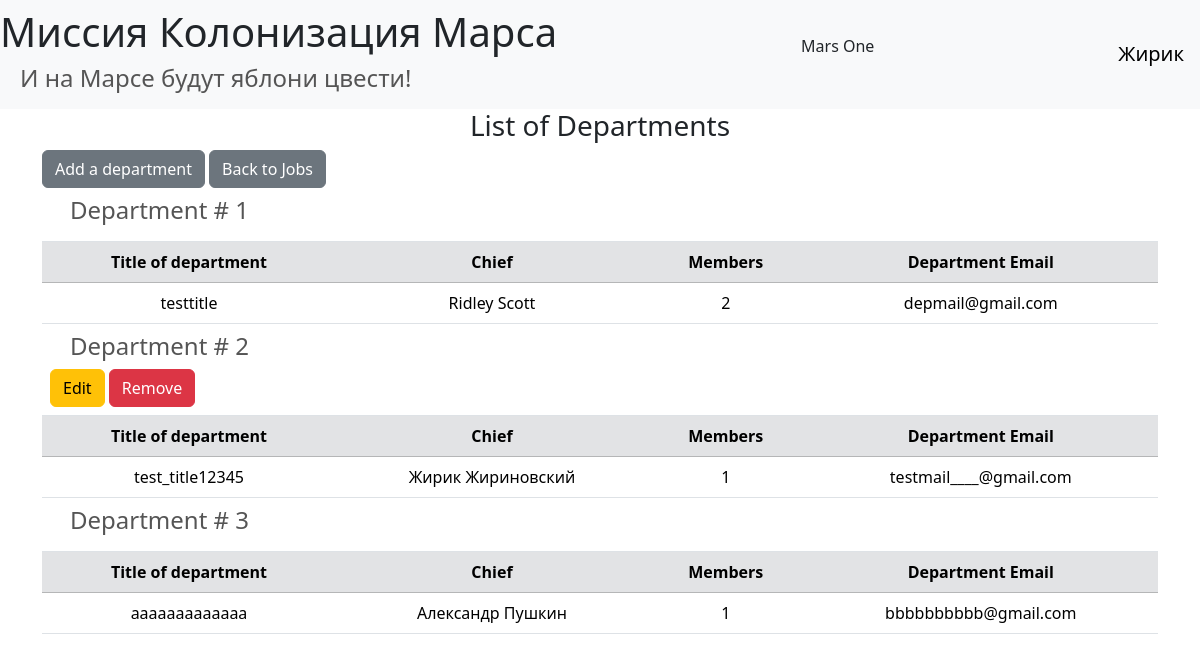
Screenshot of /departments (signed in) with the database file from the repository.
### data/users.py (models this page shows, shortened)
class User(SqlAlchemyBase, UserMixin):
    __tablename__ = 'users'
    id = sa.Column(sa.Integer, primary_key=True, autoincrement=True)
    surname = sa.Column(sa.String, nullable=True)
    name = sa.Column(sa.String, nullable=True)
    age = sa.Column(sa.Integer, nullable=True)
    position = sa.Column(sa.String, nullable=True)
    speciality = sa.Column(sa.String, nullable=True)
    address  = sa.Column(sa.String, nullable=True)
    email = sa.Column(sa.String, index=True, unique=True, nullable=True)
    hashed_password = sa.Column(sa.String, nullable=True)
    modified_date = sa.Column(sa.DateTime, default=datetime.datetime.now)
    @property
    def fullname(self) -> str:
        return f'{self.name} {self.surname}'

### data/departments.py (models this page shows, shortened)
class Department(SqlAlchemyBase):
    __tablename__ = 'departments'
    id = sa.Column(sa.Integer, primary_key=True, autoincrement=True)
    title = sa.Column(sa.String, unique=True, nullable=False)
    chief = sa.Column(sa.Integer, sa.ForeignKey('users.id'), nullable=False)
    email = sa.Column(sa.String, index=True, unique=True, nullable=False)
    chief_obj = orm.relationship('User', backref="departments_chief")
    members_objs = orm.relationship("User",
                                    secondary="department_user",
                                    backref="departments_member")
    @property
    def members(self) -> str:
        return ', '.join(str(user.id) for user in self.members_objs)

### main.py (the view)
@app.route('/departments')
def departments():
    db_sess = db_session.create_session()
    departments = db_sess.query(Department).all()
    params = {
        'title': 'List of Departments',
        'departments': departments
    }
    return render_template('departments.html', **params)

### data/__db_session.py (called while the page is built)
def create_session() -> Session:
    return __factory()

### main.py (called while the page is built)
@login_manager.user_loader
def load_user(user_id: id) -> User | None:
    return db_session.create_session().get(User, user_id)

### templates/departments.html (shortened to what this page needs)
{% extends "base.html" %}
{% block content %}
    <h3 class="text-center">{{ title }}</h3>
    {% if current_user.is_authenticated %}
        <a href="/add_departments" class="btn btn-secondary">Add a department</a>
        <a href="/" class="btn btn-secondary">Back to Jobs</a>
    {% endif %}
    <table class="table">
        {% for dep in departments %}
            <div>
                <thead>
                    <tr>
                        <td colspan="5">
                            <h4>Department # {{ dep.id }}</h4>
                            {% if current_user.is_authenticated and current_user == dep.chief_obj %}
                                <div>
                                    <a href="/departments/{{ dep.id }}" class="btn btn-warning">
                                        Edit
                                    </a>
                                    <a onclick="showDeleteModal({{ dep.id }}, '{{ dep.title }}')" class="btn btn-danger">
                                        Remove
                                    </a>
                                </div>
                            {% endif %}
                        </td>
                    </tr>
                    <tr class="table-secondary">
                        <th class="text-center">Title of department</th>
                        <th class="text-center">Chief</th>
                        <th class="text-center">Members</th>
                        <th class="text-center">Department Email</th>
                    </tr>
                </thead>
                <tbody>
                    <tr>
                        <td class="text-center">{{ dep.title }}</td>
                        <td class="text-center">{{ dep.chief_obj.fullname }}</td>
                        <td class="text-center">{{ dep.members }}</td>
                        <td class="text-center">{{ dep.email }}</td>
                    </tr>
                </tbody>
            </div>
        {% endfor %}
    </table>
{% endblock %}

### templates/base.html (shortened to what this page needs)
<!doctype html>
<html lang="en">
<head>
    <link href="https://cdn.jsdelivr.net/npm/bootstrap@5.3.5/dist/css/bootstrap.min.css" rel="stylesheet">
    <link rel="stylesheet"
          href="{{ url_for('static', filename='css/style.css') }}">
</head>
<body>
<header>
    <nav class="navbar navbar-light bg-light">
        <div>
            <h1 class="d-block" href="#">
                <a href="/" class="text-reset text-decoration-none">Миссия Колонизация Марса</a>
            </h1>
            <h4 class="d-block">И на Марсе будут яблони цвести!</h4>
        </div>
        <p class="d-flex">Mars One</p>
        {% if current_user.is_authenticated %}
            <a class="navbar-brand" href="/logout">{{ current_user.name }}</a>
        {% else %}
            <p>
                <a class="btn btn-primary" href="/register">Зарегистрироваться</a>
                <a class="btn btn-success" href="/login">Войти</a>
            </p>
        {% endif %}
    </nav>
</header>
<main role="main" class="container">
    {% block content %}{% endblock %}
</main>
</body>
</html>

### static/css/style.css (style rules this page uses)
h4 { padding-left: 20px; color: #555555; }

### rows the page displays
User: name "Жирик"
Department: id "1", title "testtitle", chief_obj.fullname "Ridley Scott", members "2", email "depmail@gmail.com"
Department: id "2", title "test_title12345", chief_obj.fullname "Жирик Жириновский", members "1", email "testmail____@gmail.com"
Department: id "3", title "aaaaaaaaaaaaa", chief_obj.fullname "Александр Пушкин", members "1", email "bbbbbbbbbb@gmail.com"

### other values shown
{{ title }} "List of Departments"
